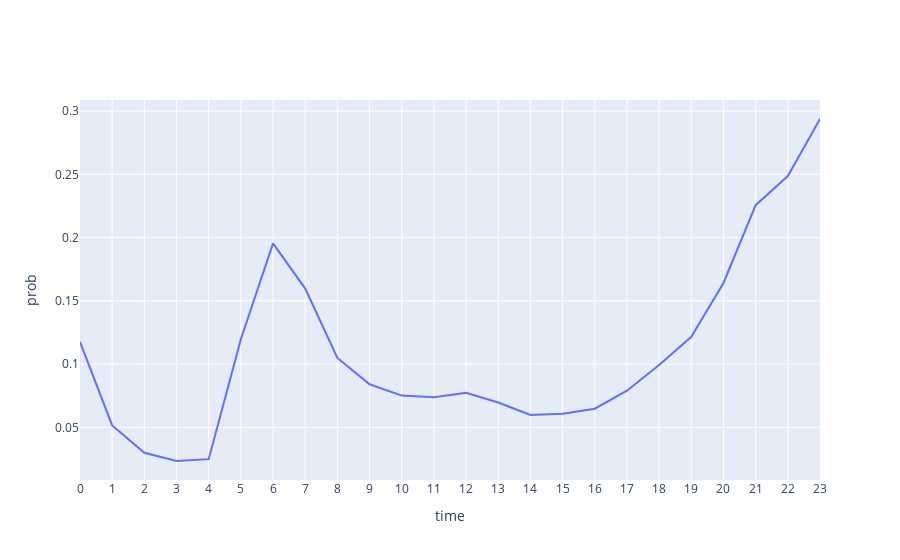

Notebook code for this chart:
### Code cell
import plotly.graph_objects as go
fig = go.Figure(data=[
    go.Scatter(x=x_label, y=prob_parhour, name='prob'),
])
fig.update_layout(xaxis=dict(title='time'),
                 yaxis=dict(title='prob'))
fig.show()

### Figure 1 — Plotly figure (JSON) as saved in the notebook; plotly's stock layout.template omitted (floating-point values rounded to 4 significant figures)
{"data": [{"name": "prob", "type": "scatter", "x": ["0", "1", "2", "3", "4", "5", "6", "7", "8", "9", "10", "11", "12", "13", "14", "15", "16", "17", "18", "19", "20", "21", "22", "23"], "y": [0.1175, 0.0515, 0.02993, 0.02343, 0.02489, 0.1196, 0.1954, 0.1597, 0.1048, 0.08409, 0.07513, 0.07388, 0.07739, 0.0697, 0.05976, 0.06074, 0.06476, 0.07901, 0.09922, 0.1216, 0.1641, 0.2256, 0.2486, 0.2937]}], "layout": {"xaxis": {"title": {"text": "time"}}, "yaxis": {"title": {"text": "prob"}}}}
